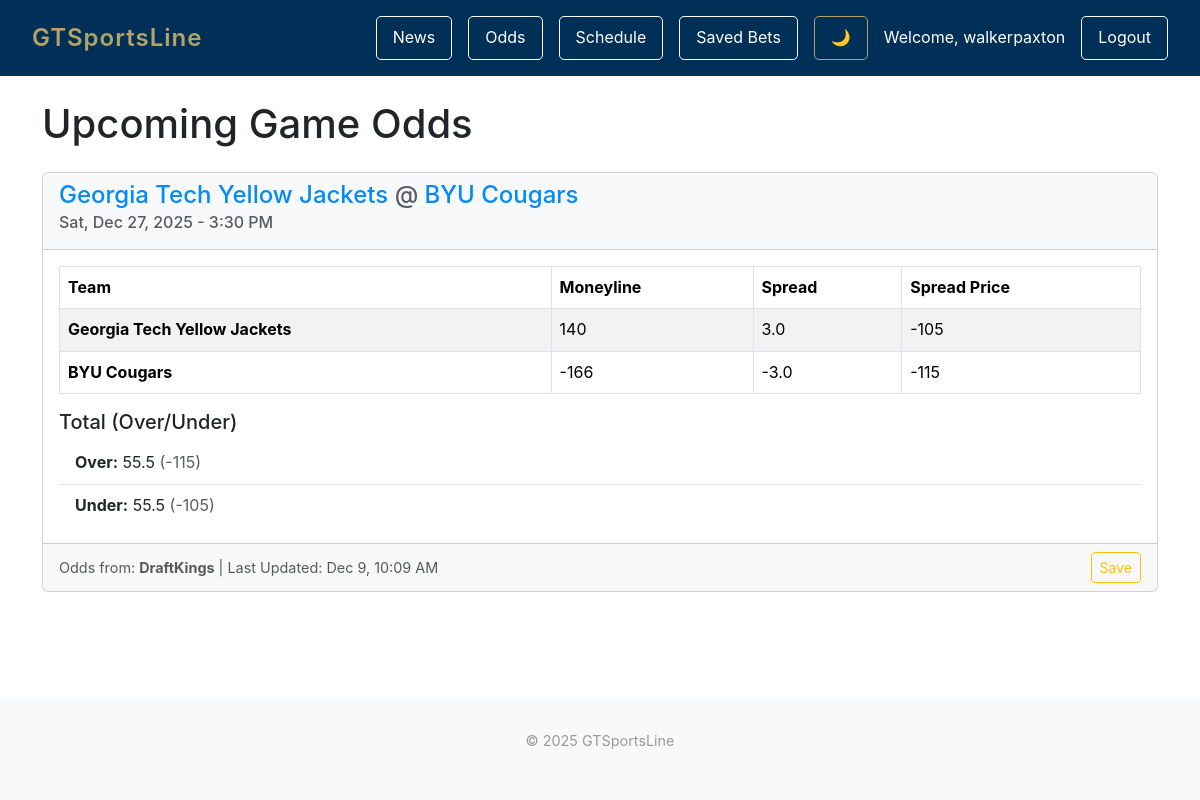
Screenshot of /odds/ (signed in) with the database file from the repository.
### odds/models.py (models this page shows, shortened)
class Game(models.Model):
    api_game_id = models.CharField(max_length=100, unique=True)
    home_team = models.CharField(max_length=100)
    away_team = models.CharField(max_length=100)
    game_time = models.DateTimeField()
    bookmaker_name = models.CharField(max_length=100)
    last_updated = models.DateTimeField()
    home_team_moneyline = models.IntegerField(null=True, blank=True)
    away_team_moneyline = models.IntegerField(null=True, blank=True)
    home_team_spread = models.FloatField(null=True, blank=True)
    away_team_spread = models.FloatField(null=True, blank=True)
    home_team_spread_price = models.IntegerField(null=True, blank=True)
    away_team_spread_price = models.IntegerField(null=True, blank=True)
    total_over = models.FloatField(null=True, blank=True)
    total_over_price = models.IntegerField(null=True, blank=True)
    total_under = models.FloatField(null=True, blank=True)
    total_under_price = models.IntegerField(null=True, blank=True)
    class Meta:
        ordering = ['game_time'] # Default sort: show earliest games first

### odds/views.py (the view)
# urls.py: path('', views.odds_list_view, name='odds_list'),
def odds_list_view(request):
    upcoming_games = Game.objects.filter(
        game_time__gte=timezone.now()
    ).order_by('game_time') # Show the soonest game first
    saved_game_ids = set()
    if request.user.is_authenticated:
        saved_game_ids = set(
            SavedBet.objects.filter(user=request.user)
            .values_list('game_id', flat=True)
        )
    context = {
        'games': upcoming_games,
        'saved_game_ids': saved_game_ids,
    }
    return render(request, 'odds/odds_list.html', context)

### odds/templates/odds/odds_list.html (shortened to what this page needs)
{% extends 'base.html' %}
{% block content %}
<div class="container mt-4">
    <h1 class="mb-4">Upcoming Game Odds</h1>
    {% if games %}
        {% for game in games %}
            <div class="card mb-3">
                <div class="card-header bg-light">
                    <h4>
                        <a href="{% url 'odds:game_detail' game.id %}" style="text-decoration: none; color: #028af9;">
                            {{ game.away_team }}
                            <span class="text-muted">@</span>
                            {{ game.home_team }}
                        </a>
                    </h4>
                    <h6 class="card-subtitle mb-2 text-muted">
                        {{ game.game_time|date:"D, M j, Y - g:i A" }}
                    </h6>
                </div>
                <div class="card-body">
                    <table class="table table-striped table-bordered">
                        <thead class="thead-dark">
                            <tr>
                                <th>Team</th>
                                <th>Moneyline</th>
                                <th>Spread</th>
                                <th>Spread Price</th>
                            </tr>
                        </thead>
                        <tbody>
                            <tr>
                                <td><strong>{{ game.away_team }}</strong></td>
                                <td>{{ game.away_team_moneyline }}</td>
                                <td>{{ game.away_team_spread }}</td>
                                <td>{{ game.away_team_spread_price }}</td>
                            </tr>
                            <tr>
                                <td><strong>{{ game.home_team }}</strong></td>
                                <td>{{ game.home_team_moneyline }}</td>
                                <td>{{ game.home_team_spread }}</td>
                                <td>{{ game.home_team_spread_price }}</td>
                            </tr>
                        </tbody>
                    </table>
                    <h5 class="mt-3">Total (Over/Under)</h5>
                    <ul class="list-group list-group-flush">
                        <li class="list-group-item">
                            <strong>Over:</strong> {{ game.total_over }}
                            <span class="text-muted">({{ game.total_over_price }})</span>
                        </li>
                        <li class="list-group-item">
                            <strong>Under:</strong> {{ game.total_under }}
                            <span class="text-muted">({{ game.total_under_price }})</span>
                        </li>
                    </ul>
                </div>
                <div class="card-footer text-muted d-flex justify-content-between align-items-center" style="font-size: 0.9rem;">
                    <div>
                        Odds from: <strong>{{ game.bookmaker_name }}</strong>
                        | Last Updated: {{ game.last_updated|date:"M j, g:i A" }}
                    </div>
                    {% if user.is_authenticated %}
                    <button
                        class="btn btn-sm {% if game.id in saved_game_ids %}btn-warning{% else %}btn-outline-warning{% endif %} save-bet-btn"
                        data-game-id="{{ game.id }}"
                        style="{% if game.id in saved_game_ids %}background-color: #B3A369; border-color: #B3A369;{% endif %}">
                        <span class="save-text">{% if game.id in saved_game_ids %}Saved{% else %}Save{% endif %}</span>
                    </button>
                    {% endif %}
                </div>
            </div>
        {% endfor %}
    {% else %}
        <div class="alert alert-info" role="alert">
            No upcoming games with odds are available at this time.
            <br>
            <small>Try running the fetch command: <code>python3 manage.py fetch_odds</code></small>
        </div>
    {% endif %}
</div>
{% endblock %}

### gtsportsline/templates/base.html (shortened to what this page needs)
{% load static %}
<!DOCTYPE html>
<html lang="en" data-bs-theme="light">
<head>
    <link href="https://cdn.jsdelivr.net/npm/bootstrap@5.3.3/dist/css/bootstrap.min.css" rel="stylesheet">
</head>
<body>
    <div class="top-bar">
      <a href="/" class="logo">GTSportsLine</a>
        <div class="nav-buttons">
            <a href="{% url 'news.list' %}" class="nav-button-outline">News</a>
            <a href="{% url 'odds:odds_list' %}" class="nav-button-outline">Odds</a>
            <a href="{% url 'schedule.list' %}" class="nav-button-outline">Schedule</a>
            {% if user.is_authenticated %}
            <a href="{% url 'odds:saved_bets' %}" class="nav-button-outline">Saved Bets</a>
            {% endif %}
            <button class="nav-button-outline" id="darkModeToggle" title="Toggle Dark Mode" style="border: 1px solid #B3A369; color: #B3A369;">
                🌙
            </button>
            {% if user.is_authenticated %}
            <div class="user-info">
                <span class="username">Welcome, {{ user.username }}</span>
                <a href="{% url 'accounts.logout' %}" class="nav-button-outline">Logout</a>
            </div>
            {% else %}
            <a href="{% url 'accounts.login' %}" class="nav-button-outline">Login</a>
            <a href="{% url 'accounts.signup' %}" class="btn-signup">Sign Up</a>
            {% endif %}
        </div>
    </div>
    <main>
        {% block content %}
        {% endblock content %}
    </main>
    <footer>
        <p>&copy; 2025 GTSportsLine</p>
    </footer>
</body>
</html>

### gtsportsline/templates/base.html (style rules this page uses)
* { margin: 0; padding: 0; box-sizing: border-box; }
body { font-family: 'Poppins', -apple-system, BlinkMacSystemFont, 'Segoe UI', Roboto, Oxygen, Ubuntu, Cantarell, sans-serif; line-height: 1.6; min-height: 100vh; display: flex; flex-direction: column; }
.top-bar { background: #003057; padding: 1rem 2rem; display: flex; justify-content: space-between; align-items: center; }
.logo { color: #B3A369; font-size: 1.5rem; font-weight: 600; letter-spacing: 1px; text-decoration: none; transition: opacity 0.2s ease; cursor: pointer; }
.nav-buttons { display: flex; gap: 1rem; align-items: center; }
.nav-button-outline { color: white; text-decoration: none; font-size: 1rem; background: transparent; border: 1px solid white; padding: 0.5rem 1rem; border-radius: 5px; transition: all 0.2s ease; cursor: pointer; }
.user-info { display: flex; align-items: center; gap: 1rem; }
.username { color: white; font-size: 1rem; }
main { flex: 1; }
footer { text-align: center; padding: 2rem; color: #999; font-size: 0.9rem; background-color: var(--bs-tertiary-bg); }

### rows the page displays
Game: away_team "Georgia Tech Yellow Jackets", home_team "BYU Cougars", game_time "Sat, Dec 27, 2025 - 3:30 PM", away_team_moneyline "140", away_team_spread "3.0", away_team_spread_price "-105", home_team_moneyline "-166", home_team_spread "-3.0", home_team_spread_price "-115", total_over "55.5", total_over_price "-115", total_under "55.5", total_under_price "-105", bookmaker_name "DraftKings", last_updated "Dec 9, 10:09 AM", shows "Save"

### other values shown
{{ user.username }} "walkerpaxton"
